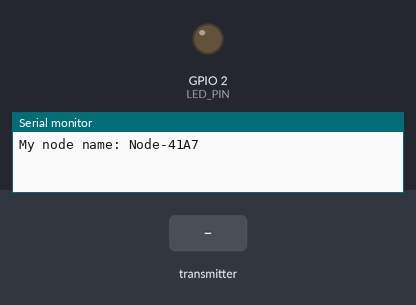
Simulated run of this program. Board: ESP32. On the bench: output pins drawn as LEDs (lit = HIGH), the last lines printed to the serial monitor. The test bench sets the inputs (shaded band). Random numbers use the default seed unless the program sets one.

Above: at 1.2 s.
1.3 s: the transmitter starts sending messageType = 0
2.8 s: the transmitter starts sending messageType = 64
4.3 s: the transmitter starts sending ledState = 1
At 4.6 s:
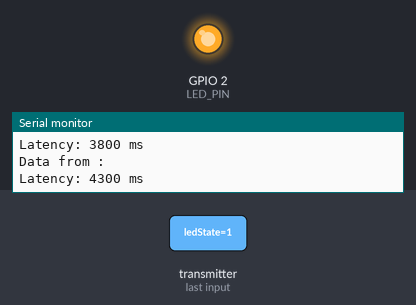
5.8 s: the transmitter starts sending ledState = 0
At 6.9 s:
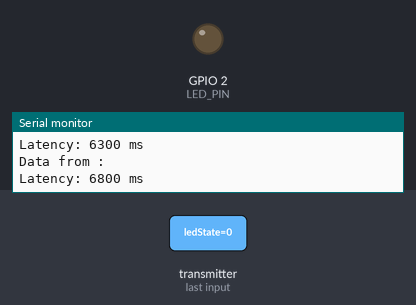
Timing chart, 0 to 8.3 s (numbered marks = the images above; inputs shaded):
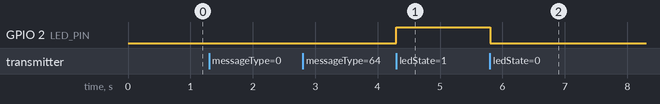

Measured:
- after the input at 4.3 s, GPIO 2 (LED_PIN): LOW → HIGH at once
- after the input at 5.8 s, GPIO 2 (LED_PIN): HIGH → LOW at once

The program:

main.cpp
```cpp
#include <Arduino.h>
#include <esp_now.h>
#include <WiFi.h>
#include <esp_wifi.h>

// Broadcast address to send to all devices
uint8_t broadcastAddress[] = {0xFF, 0xFF, 0xFF, 0xFF, 0xFF, 0xFF};

// Maximum number of peers we can track
#define MAX_PEERS 20
uint8_t peerAddresses[MAX_PEERS][6];
int peerCount = 0;

typedef struct {
    uint8_t messageType;  // 0: discovery, 1: data
    char nodeName[32];    // Identifier for the node
    float temperature;    // Sample sensor data
    bool ledState;
    char message[32];
    unsigned long timestamp; // Timestamp for latency measurement
} MessageData;

MessageData sentData;
const int LED_PIN = 2;

// Generate a random node name
void generateNodeName(char* nodeName) {
    snprintf(nodeName, 32, "Node-%04X", esp_random() & 0xFFFF);
}

bool addPeerIfNew(const uint8_t *mac_addr) {
    // Check if peer already exists
    for(int i = 0; i < peerCount; i++) {
        if(memcmp(peerAddresses[i], mac_addr, 6) == 0) {
            return false;  // Peer already exists
        }
    }

    // Add new peer if we have space
    if(peerCount < MAX_PEERS) {
        memcpy(peerAddresses[peerCount], mac_addr, 6);

        // Add to ESP-NOW peers
        esp_now_peer_info_t peerInfo = {};
        memcpy(peerInfo.peer_addr, mac_addr, 6);
        peerInfo.channel = 1;
        peerInfo.encrypt = false;

        if (esp_now_add_peer(&peerInfo) == ESP_OK) {
            char macStr[18];
            snprintf(macStr, sizeof(macStr), "%02x:%02x:%02x:%02x:%02x:%02x",
                     mac_addr[0], mac_addr[1], mac_addr[2], mac_addr[3], mac_addr[4], mac_addr[5]);
            Serial.print("Added new peer: ");
            Serial.println(macStr);
            peerCount++;
            return true;
        }
    }
    return false;
}

void OnDataSent(const uint8_t *mac_addr, esp_now_send_status_t status) {
    if (status != ESP_NOW_SEND_SUCCESS) {
        // Remove failed peer
        for(int i = 0; i < peerCount; i++) {
            if(memcmp(peerAddresses[i], mac_addr, 6) == 0) {
                esp_now_del_peer(mac_addr);
                // Shift remaining peers
                for(int j = i; j < peerCount - 1; j++) {
                    memcpy(peerAddresses[j], peerAddresses[j+1], 6);
                }
                peerCount--;
                break;
            }
        }
    }
}

void OnDataRecv(const uint8_t *mac_addr, const uint8_t *incomingData, int len) {
    MessageData receivedData;
    memcpy(&receivedData, incomingData, sizeof(MessageData));

    // Add sender to peers if new
    addPeerIfNew(mac_addr);

    if(receivedData.messageType == 0) {
        // Discovery message received
        Serial.print("Discovery from node: ");
        Serial.println(receivedData.nodeName);
    } else {
        // Data message received
        Serial.print("Data from ");
        Serial.print(receivedData.nodeName);
        Serial.print(": ");
        Serial.println(receivedData.message);
        digitalWrite(LED_PIN, receivedData.ledState);
        unsigned long latency = millis() - receivedData.timestamp;
        Serial.print("Latency: ");
        Serial.print(latency);
        Serial.println(" ms");
    }
}

void setup() {
    Serial.begin(115200);
    pinMode(LED_PIN, OUTPUT);

    // Set device as a Wi-Fi Station
    WiFi.mode(WIFI_STA);
    WiFi.disconnect();

    // Initialize ESP-NOW
    if (esp_now_init() != ESP_OK) {
        Serial.println("Error initializing ESP-NOW");
        return;
    }

    // Set WiFi channel
    esp_wifi_set_channel(1, WIFI_SECOND_CHAN_NONE);

    // Register callbacks
    esp_now_register_send_cb(OnDataSent);
    esp_now_register_recv_cb(OnDataRecv);

    // Add broadcast address as peer for discovery
    esp_now_peer_info_t peerInfo = {};
    memcpy(peerInfo.peer_addr, broadcastAddress, 6);
    peerInfo.channel = 1;
    peerInfo.encrypt = false;
    esp_now_add_peer(&peerInfo);

    // Generate random node name
    generateNodeName(sentData.nodeName);
    Serial.print("My node name: ");
    Serial.println(sentData.nodeName);
}

void loop() {
    static unsigned long lastDiscovery = 0;
    static unsigned long lastData = 0;
    static int counter = 0;
    unsigned long currentTime = millis();

    // Send discovery message every 2 seconds
    if(currentTime - lastDiscovery > 2000) {
        sentData.messageType = 0;  // Discovery message
        esp_now_send(broadcastAddress, (uint8_t *)&sentData, sizeof(MessageData));
        lastDiscovery = currentTime;
    }

    // Send data message to all known peers every 1 seconds
    if(currentTime - lastData > 1000) {
        sentData.messageType = 1;  // Data message
        sentData.temperature = random(20, 30);
        sentData.ledState = !sentData.ledState;
        snprintf(sentData.message, sizeof(sentData.message), "Hello #%d", counter++);
        sentData.timestamp = millis(); // Record the time the message was sent

        // Send to all known peers
        for(int i = 0; i < peerCount; i++) {
            esp_now_send(peerAddresses[i], (uint8_t *)&sentData, sizeof(MessageData));
        }

        lastData = currentTime;
    }
}
```
